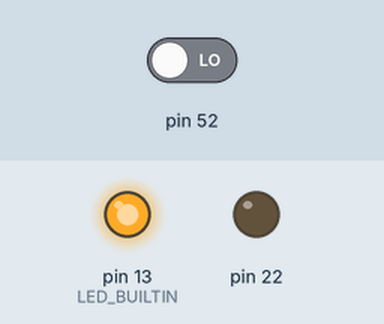
Simulated run of this sketch. Board: Arduino Mega 2560, built with avr-gcc and run on an emulated ATmega2560. On the bench: output pins drawn as LEDs (lit = HIGH). Inputs (shaded band) come from the test bench; at power-on: pin 52 LOW.

Above: at 2.8 s.
2.9 s: pin 52 driven HIGH
At 3.9 s:
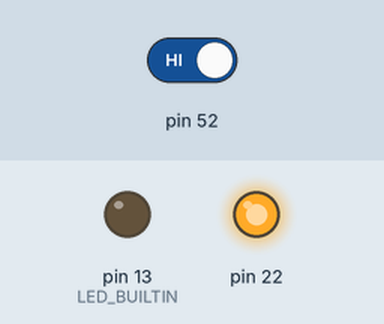
4.5 s: pin 52 driven LOW
At 5.4 s:
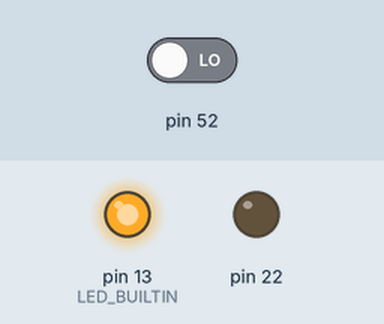
Timing chart, 0 to 7.5 s (numbered marks = the images above; inputs shaded):
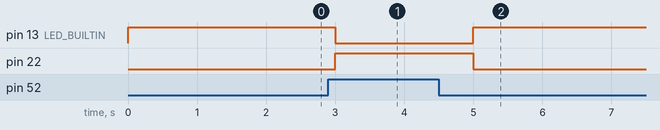

Measured:
- after the input at 2.9 s, pin 13 (LED_BUILTIN): HIGH → LOW after 0.10 s; pin 22: LOW → HIGH after 0.10 s
- after the input at 4.5 s, pin 13 (LED_BUILTIN): LOW → HIGH after 0.50 s; pin 22: HIGH → LOW after 0.50 s

The sketch:

digital_out_in_blink22_52.ino
```cpp
int a=0;
void setup()
{
  pinMode(22,OUTPUT);
  pinMode(LED_BUILTIN,OUTPUT);
  pinMode(52,INPUT);
}
void loop()
{
  a=digitalRead(52);
  if (a)
  {

  digitalWrite(LED_BUILTIN,LOW);
  digitalWrite(22,HIGH);
  delay(1000);
  }
  else
  {
  digitalWrite(22,LOW);
  digitalWrite(LED_BUILTIN,HIGH);
  delay(1000);
  }
}
```
